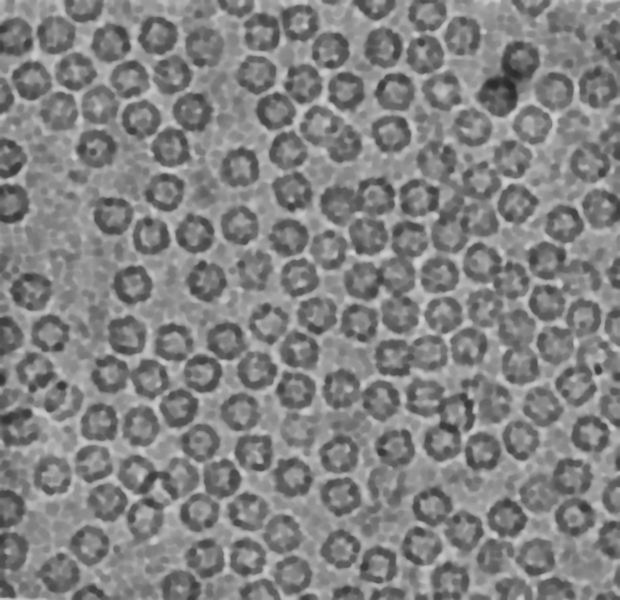
#> input picture Report and Presentations/Processed Images/Apoferritin/Apoferritin_001.png, 1240 x 1200 px, found by its file name (shown at 1/2 size); its folder holds 4 pictures in this run
$ jupyter execute --allow-errors 'Particle Picking.ipynb'
#> lines starting #> are read from the running program, lines starting #| are printed output that depends on the picture; pictures that were not available may be replaced by others from this repository, and a replacement may not be noted
#> further down, image is the input picture: shape (1200, 1240, 3); min 39, max 209, mean 131.1
[cell 1]
import numpy as np
import pandas as pd
import matplotlib.pyplot as plt
import cv2
import os
from datetime import datetime
import matplotlib.pyplot as plt
from skimage import morphology
from skimage.measure import label, regionprops
import pandas as pd
import matplotlib.patches as patches
from skimage import measure
from skimage.color import rgb2gray
from skimage.morphology import disk
import re
import datetime
from skimage.io import imsave

**Set Directory Paths**

!!!!!!!!!!!!!!!!!!!
SET path_clustered_data to the clustering result you want. This expecting our custom clustering as it is indexed to work only with that one

If you want to use this to work with another clustering technique you will need to how the data is imported

[cell 2]
#drive path to directory containg datasets
# need to copy the path of the directory you just clustered.
path_clustered_dataset = "..\Data Sets\Clustered Datasets\Custom_20230518_013052"

# the raw dataset as the bounding box will be drawn over this image
path_raw_dataset= "../Data Sets/Raw Datasets"

#drive path to output directory for drawn and bounded images
path_output = "../Data Sets/Output Images - bounded protein particaless"

**Load datasets (clustered and raw)**

**Load Clustered Images**

Loads in the clustered images from path_clustered_images

Be sure to update this inorder to access the most recent cluster results

This is designed for use with the custom clustering method, and will not work with the other clustering methods

This is due to the fact that FCM and K-means do not cluster similarly to a single cluster (best cluster in FMC for one image will differ for the next) this prevents us from creating a way to quickly process large datasets as you would have to go in by hand and select the best cluster

custom clustering will always put the best cluster as cluster 2

So this import will only import cluster 2

[cell 3]
clustered_dataset = {}
# Loop through all folders in the output directory and import images
for folder in sorted(os.listdir(path_clustered_dataset)):
    folder_path = os.path.join(path_clustered_dataset, folder)
    data = []

    # Get a list of all file names that end with 'cluster2.png'
    cluster2_files = [f for f in os.listdir(folder_path) if f.endswith('cluster2.png')]

    # Define a custom sort key that sorts based on the numeric part of the filename
    def sort_key(file_name):
        # Extract the number from the filename (assuming the filename format is 'imageX_cluster2.png')
        number = int(file_name.split('_')[0][5:])
        return number

    # Sort the filenames using the custom sort key
    cluster2_files.sort(key=sort_key)

    for file_name in cluster2_files:
        file_path = os.path.join(folder_path, file_name)
        image = cv2.imread(file_path)  # read image as grayscale
        if image is not None:
            # Convert the image to grayscale
            gray_image = cv2.cvtColor(image, cv2.COLOR_BGR2GRAY)
            data.append(gray_image)

    # Convert data to numpy arrays
    data = np.array(data)
    # Add the data to the Clustered_dataset dictionary
    clustered_dataset[folder] = data

**Import Raw Data Set**

imports the raw data so that we can draw the bounding box to identify the protien particles.

We define an image resize function so that it will have the same shape as the clustered images (otherwise the bounding boxes will not be alligned)

[cell 4]
def resize_image(image, target_size):
#> called with target_size = (256, 256)
    height, width = image.shape[:2]
#> height = 1200; width = 1240
    target_height, target_width = target_size

    # Calculate the aspect ratio and the new dimensions
    aspect_ratio = width / height
#> aspect_ratio = 1.03
    new_width = target_width
    new_height = int(target_width / aspect_ratio)
#> new_height = 247

    if new_height > target_height:
        new_height = target_height
        new_width = int(target_height * aspect_ratio)

    # Resize the image
    resized_image = cv2.resize(image, (new_width, new_height), interpolation=cv2.INTER_AREA)
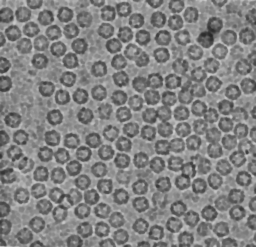
#> resized_image: shape (247, 256, 3); min 39, max 208, mean 131.1

    # Add padding to the resized image to match the target size
    pad_height = target_height - new_height
#> pad_height = 9
    pad_width = target_width - new_width
    padding = [(pad_height // 2, pad_height - pad_height // 2),
               (pad_width // 2, pad_width - pad_width // 2),
               (0, 0)]  # No padding for the color channel
#> padding = [(4, 5), (0, 0), (0, 0)]

    padded_image = np.pad(resized_image, padding, mode='constant', constant_values=0)
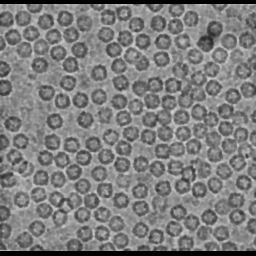
#> padded_image: shape (256, 256, 3); min 0, max 208, mean 126.4

    return padded_image

[cell 5]
# Empty dictionary to store the our raw image data
raw_dataset = {}
resized_raw_dataset = {}

target_size = (256, 256)  # Set your target size here

# Loop through all folders in the output directory and import images
for folder in sorted(os.listdir(path_raw_dataset)):
    folder_path = os.path.join(path_raw_dataset, folder)
    data = []

    # Get a sorted list of all file names
    file_names = sorted(os.listdir(folder_path))

    for file_name in file_names:
        # Import data
        file_path = os.path.join(folder_path, file_name)
        image = cv2.imread(file_path)
        if image is not None:
            # Resize the image using the new function
            resized_image = resize_image(image, target_size)
            data.append(resized_image)

    # Convert data to numpy arrays
    data = np.array(data)
    # Add the data to the raw_dataset dictionary
    raw_dataset[folder] = data

    # Store the resized images in the resized_dataset dictionary
    resized_raw_dataset[folder] = data

Sample of raw vs clustered data

Clustered image is grayscale but is shown as RGB, this is why the color is off, this has no effect on our program and only is an issue here (Though not really an issue)

[cell 6]
# Create a new figure with 2 subplots (1 row, 2 columns)
fig, axes = plt.subplots(nrows=1, ncols=2, figsize=(12, 6))

# Get the images
index = 1
#> (the rest of this cell did not finish here and is left out)

**Binary image processing**

This stage is really dependent on the clusterd data.

In this project we used 4 diffrent data sets of varying qulity. To get the best results from one would pretty much ruin the others.

right now I have it set up so that they are all okay, but each would preform better on its own by adjusting mophological opening and remove small objects

experiment with the image cleaning and fine tunning it to work with the specific datasets used more so

since the specificastions of each dataset is diffrent, we apply our binary masking operations tailored for each data set i.e. images in apofferitain are round, while in Beta and ribosoms they are not round at all.

so we must apply our mask based on the data sets

[cell 7]
# Empty dictionary to store the cleaned binary images
cleaned_dataset = {}

# Define different structuring elements for different datasets
selem_dict = {
    "Apoferritin": None,
    "Beta-galactosidase": None,
    "KLH": morphology.disk(2),
    "Ribosome": None,
}
# Define different structuring elements for different datasets
selem_dict2 = {
    "Apoferritin": None,
    "Beta-galactosidase": None,
    "KLH": None,
    "Ribosome": None,
}
# Define different area thresholds for different datasets
area_threshold_dict = {
    "Apoferritin": 150,
    "Beta-galactosidase": 10,
    "KLH": 250,
    "Ribosome": 10,
}

# Define different min_size for different datasets
min_size_dict = {
    "Apoferritin": 100,
    "Beta-galactosidase": 25,
    "KLH": 50,
    "Ribosome": 25,
}

for folder, images in clustered_dataset.items():
    cleaned_images = []
    for img in images:
        # Convert grayscale image to binary image
        img_binary = img > 0
        # Perform morphological closing with the dataset-specific structuring element
        closed = morphology.closing(img_binary, selem_dict[folder])

        # Fill holes in the binary image with the dataset-specific area threshold
        filled = morphology.remove_small_holes(closed, area_threshold=area_threshold_dict[folder], connectivity=1)
        # Remove small objects with the dataset-specific min_size
        cleaned = morphology.remove_small_objects(filled, min_size=min_size_dict[folder], connectivity=1)
        # # Perform morphological opening with a larger structuring element
        # opened = morphology.opening(cleaned, selem_dict2[folder])
        # # Remove small objects with the dataset-specific min_size
        # cleaned = morphology.remove_small_objects(opened, min_size=min_size_dict[folder], connectivity=1)


        # # Label connected components in the image
        # labels = label(cleaned)
        # # Measure properties of labeled regions
        # properties = regionprops(labels)
        # # Create a mask of objects that are sufficiently round
        # roundness_threshold = .9  # adjust this value based on your needs
        # roundness_mask = np.zeros_like(opened, dtype=bool)
        # for prop in properties:
        #     if prop.eccentricity < roundness_threshold:  # lower eccentricity means more round
        #         roundness_mask = np.logical_or(roundness_mask, labels == prop.label)

        # # Apply the roundness mask to the image
        # round_objects = opened & roundness_mask

        cleaned_images.append(cleaned)

    cleaned_dataset[folder] = cleaned_images

display binary image processing results

[cell 8]
fig, ax = plt.subplots(2, 4, figsize=(20, 10))  # Adjust figsize as needed

#> (the rest of this cell did not finish here and is left out)

**Region properties**

This is where a lot of improvemnts can be made, the current iteration of region defining is a very simple version

possible explorative experimentations:

*   different threshold values
*   watershed segmentation
*   active contour models
*   level set methods

[cell 9]
# Empty dictionary to store the region properties
region_props = {}

for folder, images in cleaned_dataset.items():
    folder_props = []
    for img in images:
        # Label the connected components in the image
        labeled_img = label(img, connectivity=img.ndim)

        # Calculate properties of the labeled regions
        props = regionprops(labeled_img)

        folder_props.append(props)

    region_props[folder] = folder_props

**Filter the Regions**

filter these by size

Can experiment with the size filters and other possible parameters to try and get better bounding boxes

[cell 10]
# Empty dictionary to store the region properties and roundness
region_props = {}

# Define your roundness_threshold here
roundness_threshold = 0.7  #adjust as needed

for folder, images in cleaned_dataset.items():
    folder_props_and_roundness = []  # This will store both properties and roundness for each image
    for img in images:
        # Label the connected components in the image
        labeled_img = label(img, connectivity=img.ndim)

        # Calculate properties of the labeled regions
        props = regionprops(labeled_img)

        # Calculate roundness for each region and store in a list
        roundness = [4 * np.pi * prop.area / (prop.perimeter ** 2) if prop.perimeter != 0 else 0 for prop in props]

        # Create a dictionary for each image storing both properties and roundness
        prop_and_roundness = {"props": props, "roundness": roundness}

        # Append this dictionary to the folder_props_and_roundness list
        folder_props_and_roundness.append(prop_and_roundness)

    # Add to the main dictionary
    region_props[folder] = folder_props_and_roundness

[cell 11]
# Filter out large and small regions
# look into filtering by percentaile ie(drop the smallest 10% and top 10$ of identifyied regions)
min_area = 100  # Adjust as needed
max_area = 500  # Adjust as needed

for folder, props_with_roundness in region_props.items():
    filtered_props_with_roundness = []
    for prop_dict in props_with_roundness:
        props = prop_dict["props"]
        roundness = prop_dict["roundness"]

        # Debugging print statement
        print(f"Initial number of regions: {len(props)}")

        # Filter properties and roundness in synchronization
        filtered_props = []
        filtered_roundness = []
        for prop, round_val in zip(props, roundness):
            if min_area <= prop.area <= max_area:
                filtered_props.append(prop)
                filtered_roundness.append(round_val)

        # Debugging print statement
        print(f"Number of regions after filtering: {len(filtered_props)}")

        # Store the filtered properties and roundness in a dictionary
        filtered_dict = {"props": filtered_props, "roundness": filtered_roundness}
        filtered_props_with_roundness.append(filtered_dict)

    region_props[folder] = filtered_props_with_roundness

**Rectangle Drawing - Raw and cleaned images images**

draw our regions on both the clustered and raw images

[cell 12]
def draw_regions_on_image(image, regions):
    # Ensure the image data is in the correct format
    image = np.array(image, dtype=np.uint8)

    for region_list in regions:
        for region in region_list:
            minr, minc, maxr, maxc = region.bbox
            cv2.rectangle(image, (minc, minr), (maxc, maxr), (0, 255, 0), 1)  # Reduced rectangle thickness

            # Draw the centroid
            y, x = region.centroid
            cv2.drawMarker(image, (int(x), int(y)), (0, 0, 255), markerType=cv2.MARKER_CROSS, markerSize=5, thickness=1, line_type=cv2.LINE_8)  # Reduced marker size and thickness
    return image

[cell 13]
def draw_regions_on_dataset(dataset, region_props):
    dataset_with_regions = {}

    for folder, images in dataset.items():
        folder_images = []
        for image in images:
            # Get the region props for this image
            prop_dicts = region_props.get(folder, None)
            if prop_dicts is None:
                print(f"No regions found for folder: {folder}")
                continue

            # We now pass a list of RegionProperties objects to the draw_regions_on_image function
            props = [prop_dict['props'] for prop_dict in prop_dicts]
            img_with_regions = draw_regions_on_image(image, props)

            if img_with_regions is None:
                print(f"Error drawing regions on image in folder: {folder}")
                continue

            folder_images.append(img_with_regions)

        dataset_with_regions[folder] = folder_images

    return dataset_with_regions if dataset_with_regions else None

[cell 14]
# Draw the bounding boxes
cleaned_with_regions = draw_regions_on_dataset(cleaned_dataset, region_props)
raw_with_regions = draw_regions_on_dataset(resized_raw_dataset, region_props)
#> the loop in draw_regions_on_dataset (call 2), `for folder, images in dataset.items():` made 1 pass
#> folder on pass 1: 'Apoferritin_001.png'
#> raw_with_regions = 1 item

**Save our output images**

[cell 15]
#check if directory is there, if not create it
# Check if the directory exists
if not os.path.isdir(path_output):
    # Create the directory
    os.makedirs(path_output)

[cell 16]
# Get the current timestamp
timestamp = datetime.datetime.now().strftime("%Y-%m-%d_%H-%M-%S")

# Create a new directory for the marked images
marked_images_dir = os.path.join(path_output, f'{timestamp}_MarkedImages')
os.makedirs(marked_images_dir, exist_ok=True)

for folder, images in raw_with_regions.items():
    # Create a new directory for this label
    label_dir = os.path.join(marked_images_dir, folder)
    os.makedirs(label_dir, exist_ok=True)

    for i, image in enumerate(images):
        # Save the image
        imsave(os.path.join(label_dir, f'image{i+1:03d}.png'), image)
#> this loop made 1 pass

$ run again, on Report and Presentations/Processed Images/Apoferritin/Apoferritin_005.png
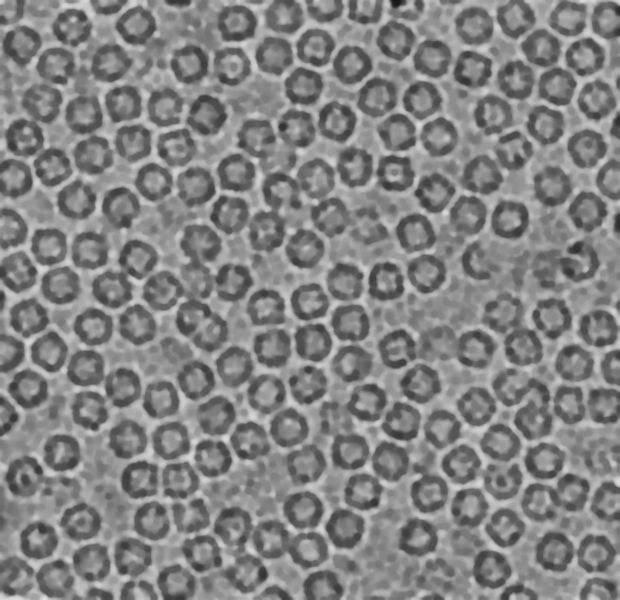
#> input picture Report and Presentations/Processed Images/Apoferritin/Apoferritin_005.png, 1240 x 1200 px, found by its file name (shown at 1/2 size)
#> image is the input picture: shape (1200, 1240, 3); min 24, max 223, mean 131.2
#> in resize_image, `resized_image = cv2.resize(image, (new_width, new_height), interpolati..`:
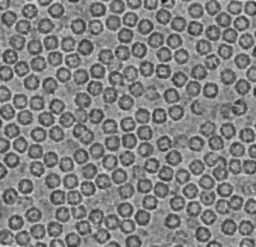
#> resized_image: shape (247, 256, 3); min 24, max 219, mean 131.2
#> in resize_image, `padded_image = np.pad(resized_image, padding, mode='constant', constan..`:
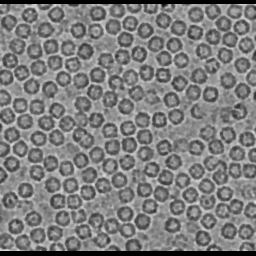
#> padded_image: shape (256, 256, 3); min 0, max 219, mean 126.6
#> the loop in draw_regions_on_dataset (call 2), `for folder, images in dataset.items():` made 1 pass
#> folder on pass 1: 'Apoferritin_005.png'
#> raw_with_regions = 1 item
#> the loop `for folder, images in raw_with_regions.items():` made 1 pass
